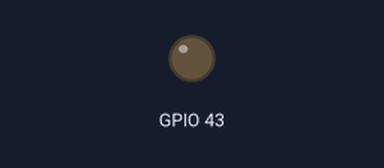
Bench run of a program on a simulated ESP32. Shown: output pins drawn as LEDs (lit = HIGH). Storage starts empty; what the program prints to the serial monitor is not drawn.

Above: at 1.0 s.
At 3.0 s:
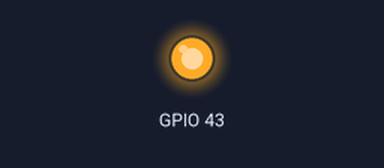
Timing chart, 0 to 5.2 s (numbered marks = the images above):
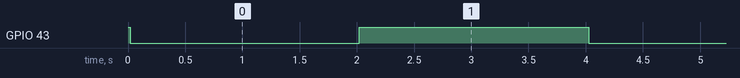

Measured:
- by itself, GPIO 43: alternates HIGH for 2.0 s and LOW for 2.0 s

The program:

main.cpp
```cpp
/* Plantilla proyectos arduino*/
#include "SPIFFS.h"
void listAllFiles();

void setup(){
    Serial.begin(115200);
    pinMode(43, OUTPUT);
    digitalWrite(43, HIGH);
    if(!SPIFFS.begin(true)){
        Serial.println("Fail mounting FFat");
        return;
    }
}

void loop(){
    Serial.printf("Hola mundo\n");
    digitalWrite(43, LOW);
    delay(2000);
    digitalWrite(43, HIGH);
    delay(2000);
    listAllFiles();
}

void listAllFiles(){
  File root = SPIFFS.open("/");
  File file = root.openNextFile();
  char s[500]="";
  while(file){
      snprintf(s,500,"%sFILE %s: %d\n", s, file.name(), file.size());
      file = root.openNextFile();
  }
  Serial.printf("%s",s);
}
```
